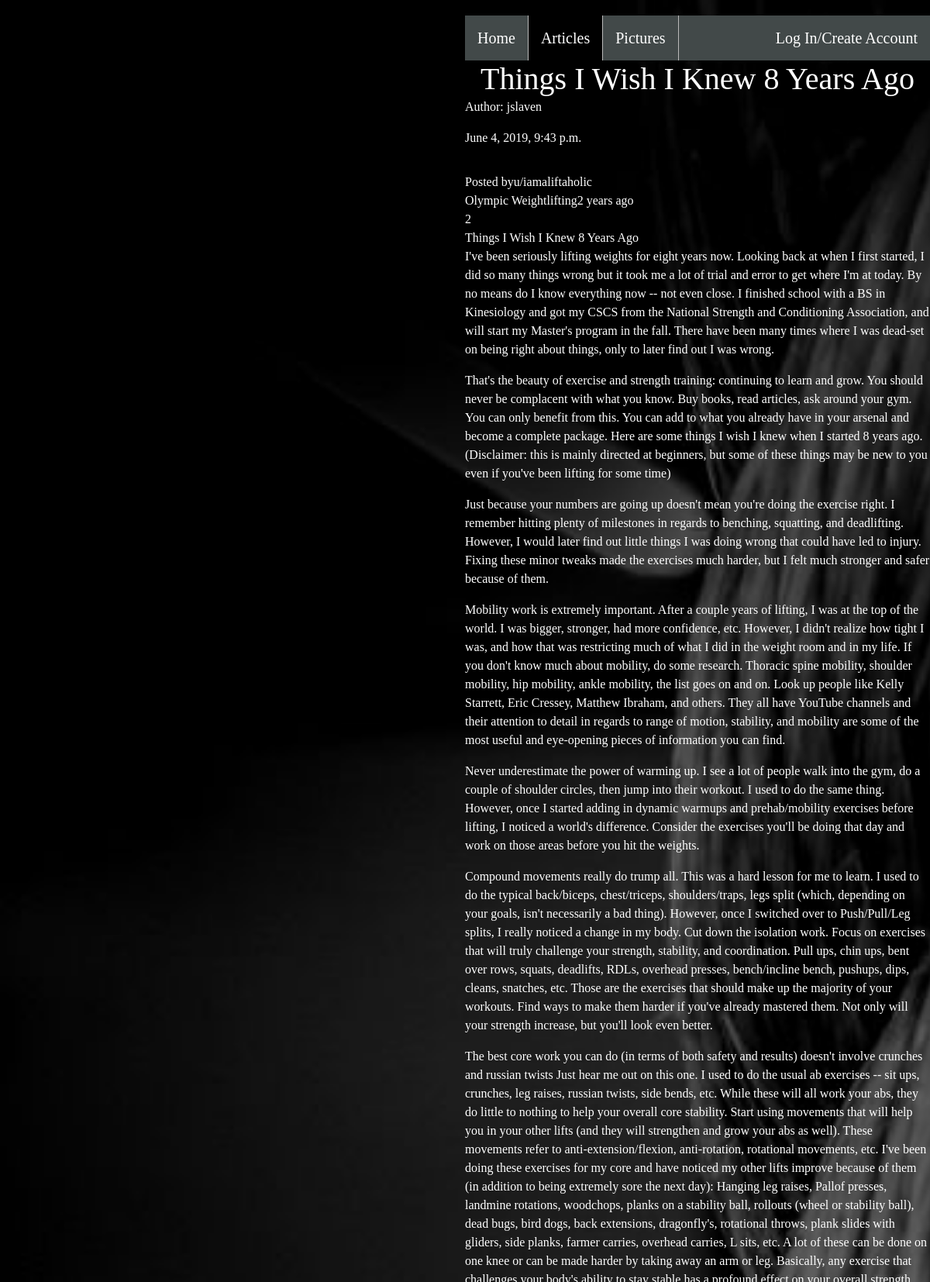
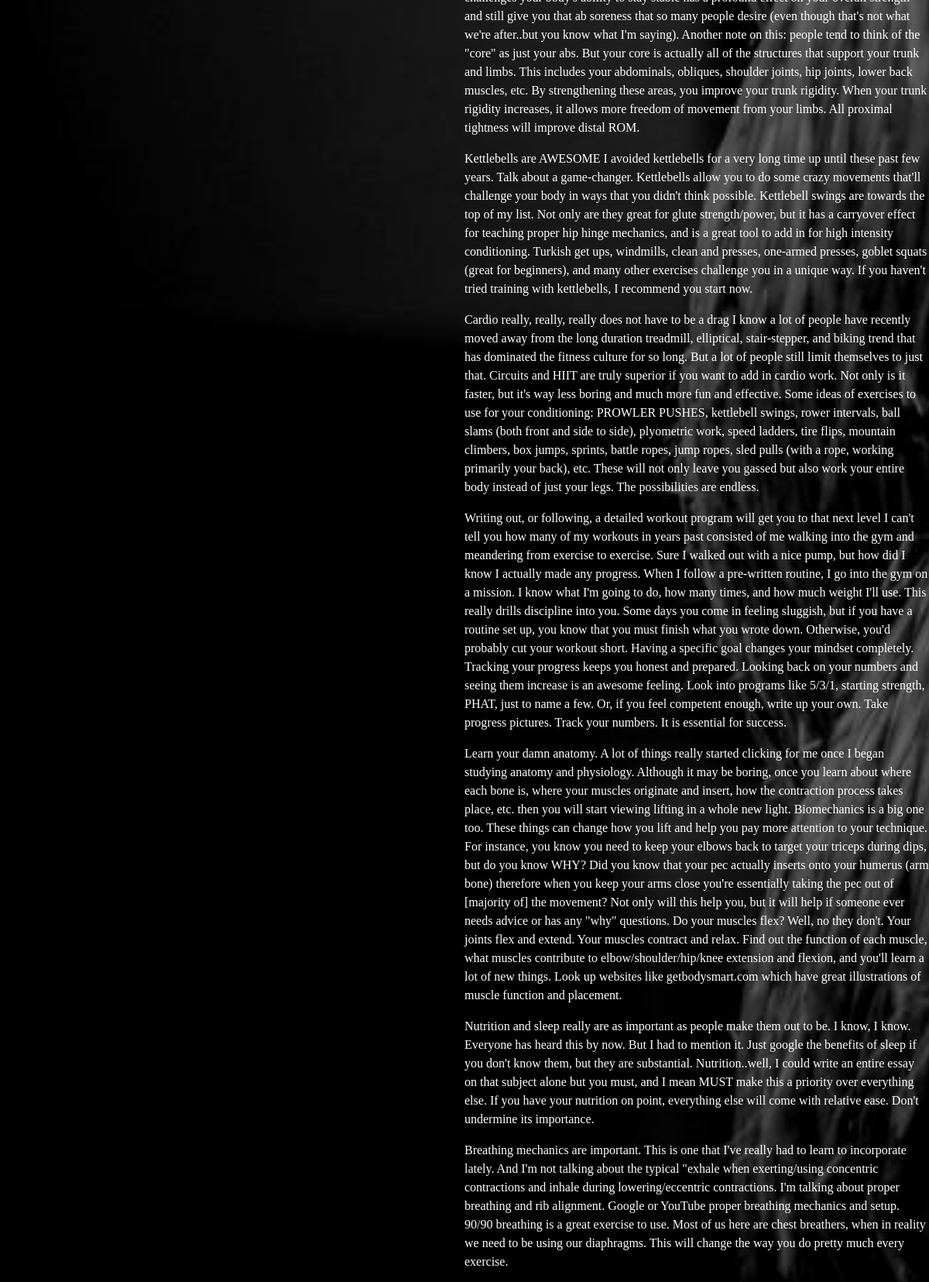
/articles/things/ (upper part), run on the app's committed database (2 pictures, top to bottom).
### articles/models.py (models this page shows, shortened)
class Article(models.Model):
    title = models.CharField(max_length=100)
    slug = models.SlugField()
    body = models.TextField()
    date = models.DateTimeField(auto_now_add=True)
    author = models.ForeignKey(User, default=None, on_delete=CASCADE)

### articles/views.py (the view)
# urls.py: url(r'^(?P<slug>[\w-]+)/$', views.article_detail, name="detail"),  # uses user submitted slug to find picture url
def article_detail(request, slug):
    article = Article.objects.get(slug=slug)  # retrieves user submitted slug that will be used to find detail url
    return render(request, 'articles/article_detail.html' ,{'article':article})

### articles/templates/articles/article_detail.html (shortened to what this page needs)
{% extends 'base_layouts.html' %}
{% block content %}
<ul>
  <li><a href="{% url 'homepage' %}">Home</a></li>
  <li><a href="{% url 'articles:list' %}" class="selected">Articles</a></li>
  <li><a href="{% url 'fitnesspics:data' %}">Pictures</a></li>
  <li style="float:right">
  {% if user.is_authenticated %}
      <form action="{% url 'accounts:logout' %}" method = 'post'>
        {% csrf_token %}
        <button class='logoutButton' type="submit">Logout</button>
      </form>
  {% else %}
      <a href="{% url 'logInCreateAccount' %}">Log In/Create Account</a>
  {% endif %}
  </li>
</ul>
{% load static from staticfiles %}
<head>
</head>
<body>
    <div>
        <h1 align="center">{{ article.title }}</h1>
        <p>Author: {{ article.author }}</p>
        <p>{{ article.date }}</p>
        <hr>
        <p>{{ article.body|linebreaks }}</p>
    </div>
</body>
{% endblock content %}

### templates/base_layouts.html (style rules this page uses)
ul { list-style-type: none; margin: 0; padding: 0; overflow: hidden; background-color: #424949; }
li { float: left; border-right:1px solid #bbb; }
li:last-child { border-right: none; }
li a { display: block; color: white; text-align: center; padding: 14px 16px; text-decoration: none; font-size: 20px; }
body { background-color: black; background-repeat: no-repeat; color: #fff; font-family: Ubuntu; background-attachment: fixed; background-size: cover; }
@media (min-width: 900px) { body { background-image: url(/static/HomeBackground.jpg) } }
.selected { background-color: black; }
a, a:hover, a:visited { color:#fff; text-decoration: none; }
h1,h2,h3,h4,h5 { font-weight:normal; margin: 0; }

### articles/templates/articles/article_detail.html (style rules this page uses)
@media (min-width: 900px) { body { background-image: url(/static/gymbackground.jpg); width: 50%; margin: 20px 0px 0px 600px; } }

### data on the page
Article: title "Things I Wish I Knew 8 Years Ago", author "jslaven", date "June 4, 2019, 9:43 p.m.", body "Posted byu/iamaliftaholic Olympic Weightlifting2 years ago 2 Things I Wish I Knew 8 Years Ago I've been seriously lifting weights for eight years now. Looking back at when I first started, I did so many things wrong but it took me a lot of trial and error to get where I'm at today. By no means do I know everything now -- not even close. I finished school with a BS in Kinesiology and got my CSCS from the National Strength and Conditioning Association, and will start my Master's program in the fall. There have been many times where I was dead-set on being right about things, only to later find out I was wrong. That's the beauty of exercise and strength training: continuing to learn and grow.…"
